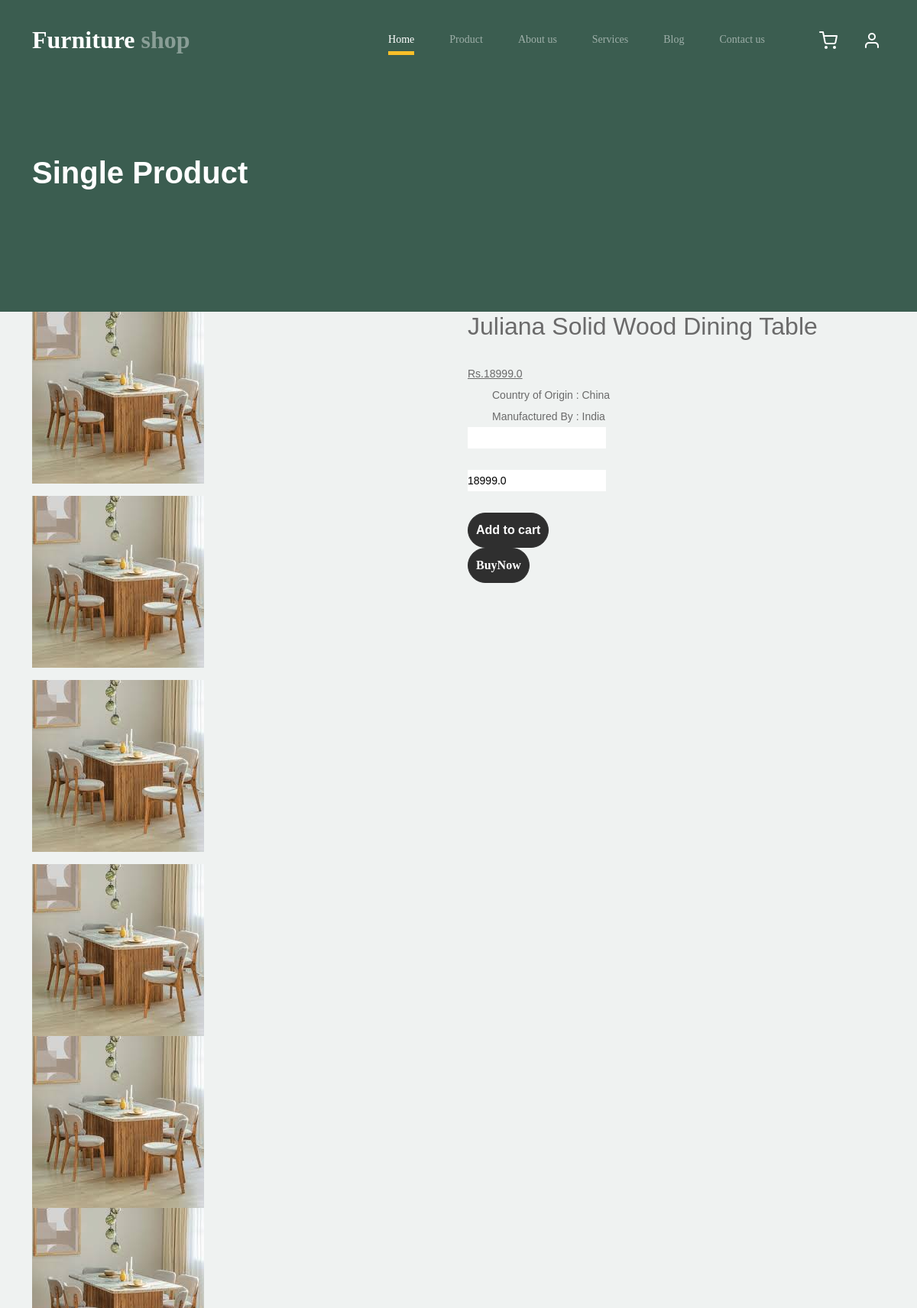
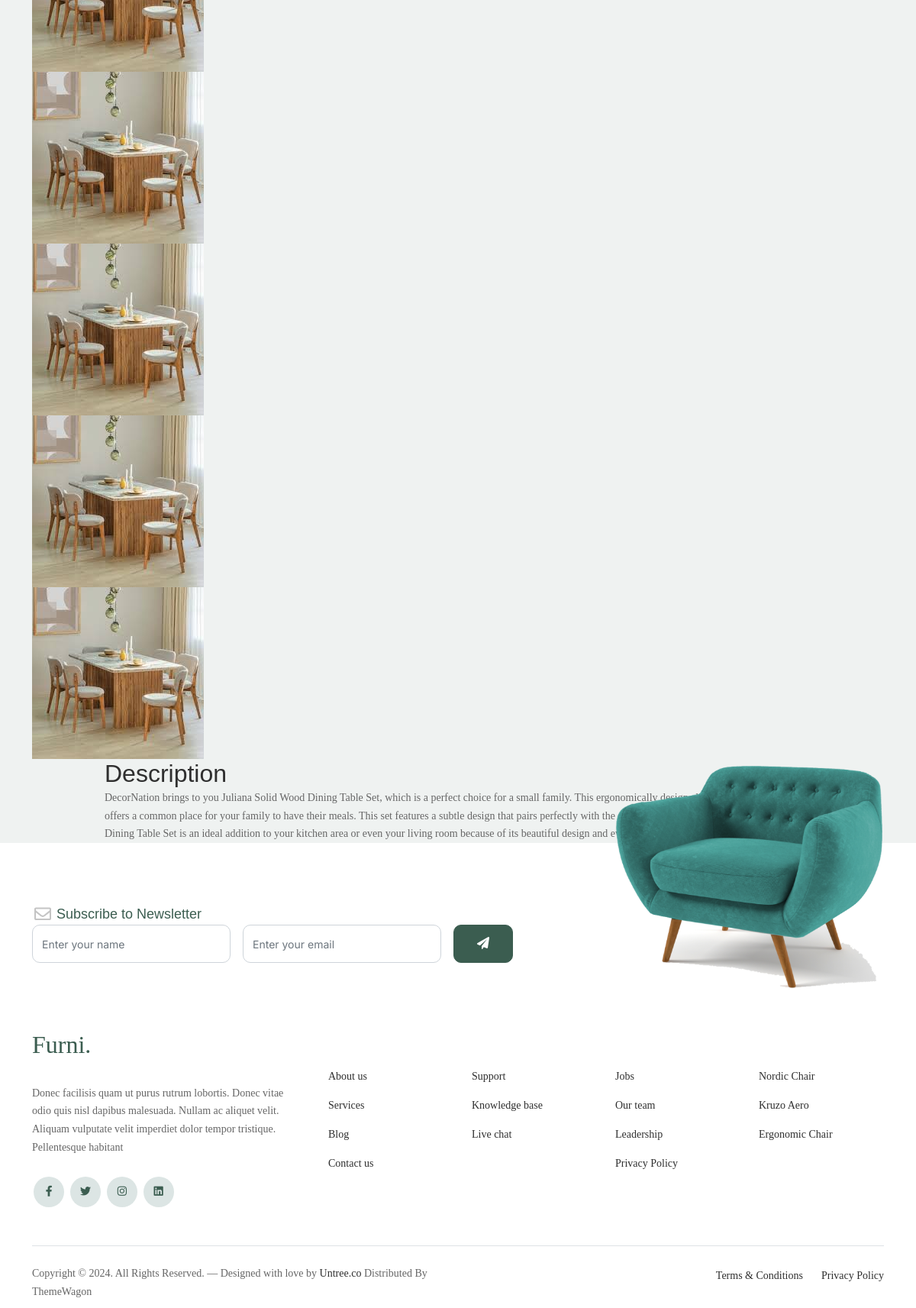
The app's page /single_product/5/ (upper part) with its own data (2 pictures, top to bottom).
### Furniture_app/models.py (models this page shows)
class Product_Db(models.Model):
    Product_Category=models.CharField(max_length=200,null=True,blank=True)
    Product_Name=models.CharField(max_length=200,null=True,blank=True)
    Quantity=models.IntegerField(null=True,blank=True)
    MRP=models.FloatField(null=True,blank=True)
    Discription=models.TextField(max_length=200,null=True,blank=True)
    Country_of_Origin=models.CharField(max_length=200,null=True,blank=True)
    Manufactured_By=models.CharField(max_length=200,null=True,blank=True)
    Product_Image1=models.ImageField(upload_to='product_images',null=True,blank=True)
    Product_Image2=models.ImageField(upload_to='product_images',null=True,blank=True)
    Product_Image3=models.ImageField(upload_to='product_images',null=True,blank=True)

### Web_App/views.py (the view)
# urls.py: path('single_product/<int:sin_id>/',views.single_product,name='single_product'),
def single_product(request,sin_id):
    sing=Product_Db.objects.get(id=sin_id)
    return render(request,'single_product.html',{'sing':sing})

### Web_App/templates/single_product.html (shortened to what this page needs)
<!DOCTYPE html>
{% load static %}
<html class="no-js" lang="en">
<head>
    <link href="{% static 'web/css/bootstrap.min.css' %}" rel="stylesheet">
    <link href="https://cdnjs.cloudflare.com/ajax/libs/font-awesome/6.0.0-beta3/css/all.min.css" rel="stylesheet">
    <link href="{% static 'web/css/tiny-slider.css' %}" rel="stylesheet">
    <link href="{% static 'web/css/style.css' %}" rel="stylesheet">
    <link rel="stylesheet" href="{% static 'web/assets/css/main.css' %}">
</head>
<body>
    <nav class="custom-navbar navbar navbar navbar-expand-md navbar-dark bg-dark" arial-label="Furni navigation bar">
        <div class="container">
            <a class="navbar-brand" href="{% url 'Home_Page' %}">Furniture<span> shop</span></a>
            <div class="collapse navbar-collapse" id="navbarsFurni">
                <ul class="custom-navbar-nav navbar-nav ms-auto mb-2 mb-md-0">
                    <li class="nav-item active"><a class="nav-link" href="{% url 'Home_Page' %}">Home</a></li>
                    <li><a class="nav-link" href="{% url 'product_page' %}">Product</a></li>
                    <li><a class="nav-link" href="{% url 'about_page' %}">About us</a></li>
                    <li><a class="nav-link" href="{% url 'services_page' %}">Services</a></li>
                    <li><a class="nav-link" href="{% url 'blog_page' %}">Blog</a></li>
                    <li><a class="nav-link" href="{% url 'contact_page' %}">Contact us</a></li>
                </ul>
                <ul class="custom-navbar-cta navbar-nav mb-2 mb-md-0 ms-5">
                    <li><a class="nav-link" href="{% url 'Cart_Page' %}"><img src="{% static 'web/images/cart.svg' %}"></a></li>
                    {% if request.session.Name %}
                    <li><a class="nav-link" href="{% url 'User_Sign_out' %}"><img src="{% static 'web/images/user.svg' %}">   {{request.session.Name}} <i style="color: red; font-style:normal;" >/LogOut</i> </a></li>
                    {% else %}
                    <li><a class="nav-link" href="{% url 'Sign_in' %}"><img src="{% static 'web/images/user.svg' %}"></a></li>
                    {% endif %}
                </ul>
            </div>
        </div>
    </nav>
    <div class="hero">
        <div class="container">
            <div class="row justify-content-between">
                <div class="col-lg-5">
                    <div class="intro-excerpt">
                        <h1>Single Product</h1>
                    </div>
                </div>
                <div class="col-lg-7">
                </div>
            </div>
        </div>
    </div>
    <main class="main">
        <section class="mt-50 mb-50">
            <div class="container">
                <div class="row">
                    <div class="col-lg-12">
                        <div class="row mb-50">
                            <div class="col-md-6 col-sm-12 col-xs-12">
                                <div class="detail-gallery">
                                    <div class="product-image-slider">
                                        <figure class="border-radius-10">
                                            <img src="{{sing.Product_Image1.url}}" alt="product image">
                                        </figure>
                                        <figure class="border-radius-10">
                                            <img src="{{sing.Product_Image2.url}}" alt="product image">
                                        </figure>
                                        <figure class="border-radius-10">
                                            <img src="{{sing.Product_Image3.url}}" alt="product image">
                                        </figure>
                                    </div>
                                    <div class="slider-nav-thumbnails pl-15 pr-15">
                                        <div><img src="{{sing.Product_Image2.url}}" alt="product image"></div>
                                        <div><img src="{{sing.Product_Image3.url}}" alt="product image"></div>
                                        <div><img src="{{sing.Product_Image1.url}}" alt="product image"></div>
                                        <div><img src="{{sing.Product_Image2.url}}" alt="product image"></div>
                                        <div><img src="{{sing.Product_Image3.url}}" alt="product image"></div>
                                        <div><img src="{{sing.Product_Image1.url}}" alt="product image"></div>
                                        <div><img src="{{sing.Product_Image2.url}}" alt="product image"></div>
                                    </div>
                                </div>
                            </div>
                            <div class="col-md-6 col-sm-12 col-xs-12">
                                <div class="detail-info">
                                    <h2 class="title-detail">{{sing.Product_Name}}</h2>
                                    <div class="product-detail-rating">
                                        <div class="product-rate-cover text-end">
                                        </div>
                                    </div>
                                    <div class="clearfix product-price-cover">
                                        <div class="product-price primary-color float-left">
                                            <ins><span class="text-brand">Rs.{{sing.MRP}}</span></ins>
                                        </div>
                                    </div>
                                    <div class="product_sort_info font-xs mb-30">
                                        <ul>
                                            <li class="mb-10">Country of Origin :
                                                {{sing.Country_of_Origin}}</li>
                                            <li class="mb-10">Manufactured By : {{sing.Manufactured_By}}
                                            </li>
                                        </ul>
                                    </div>
                                    <div class="detail-extralink">
                                        <form action="{% url 'Save_Cart' %}" method="post" enctype="multipart/form-data">
                                            <div style="width: 160px;" class="product-extra-link2">
                                                <input type="number" id="quantity" min="1" name="quantity_"><br><br>
                                                <input type="text" name="total_" id="total" placeholder="Total Price" value="{{sing.MRP}}"> <br><br>
                                                <button type="submit" class="btn" style="padding: 10px;">Add to cart</button>
                                                <a href="" ><button type="submit" class="btn" style="padding: 10px;">BuyNow</button></a>
                                            </div>
                                        </form>
                                    </div>
                                </div>
                            </div>
                        </div>
                        <div class="row">
                            <div class="col-lg-10 m-auto entry-main-content">
                                <h2 class="section-title style-1 mb-30">Description</h2>
                                <div class="description mb-50">
                                    <p>{{sing.Discription}}</p>
                                </div>
                            </div>
                        </div>
                    </div>
                </div>
            </div>
        </section>
    </main>
    <footer class="footer-section">
        <div class="container relative">
            <div class="sofa-img">
                <img src="{% static 'web/images/sofa.png' %}" alt="Image" class="img-fluid">
            </div>
            <div class="row">
                <div class="col-lg-8">
                    <div class="subscription-form">
                        <h3 class="d-flex align-items-center"><span class="me-1"><img
                                    src="{% static 'web/images/envelope-outline.svg' %}" alt="Image"
                                    class="img-fluid"></span><span>Subscribe to Newsletter</span></h3>
                        <form action="#" class="row g-3">
                            <div class="col-auto">
                                <input type="text" class="form-control" placeholder="Enter your name">
                            </div>
                            <div class="col-auto">
                                <input type="email" class="form-control" placeholder="Enter your email">
                            </div>
                            <div class="col-auto">
                                <button class="btn btn-primary">
                                    <span class="fa fa-paper-plane"></span>
                                </button>
                            </div>
                        </form>
                    </div>
                </div>
            </div>
            <div class="row g-5 mb-5">
                <div class="col-lg-4">
                    <div class="mb-4 footer-logo-wrap"><a href="#" class="footer-logo">Furni<span>.</span></a></div>
                    <p class="mb-4">Donec facilisis quam ut purus rutrum lobortis. Donec vitae odio quis nisl dapibus
                        malesuada. Nullam ac aliquet velit. Aliquam vulputate velit imperdiet dolor tempor tristique.
                        Pellentesque habitant</p>
                    <ul class="list-unstyled custom-social">
                        <li><a href="#"><span class="fa fa-brands fa-facebook-f"></span></a></li>
                        <li><a href="#"><span class="fa fa-brands fa-twitter"></span></a></li>
                        <li><a href="#"><span class="fa fa-brands fa-instagram"></span></a></li>
                        <li><a href="#"><span class="fa fa-brands fa-linkedin"></span></a></li>
                    </ul>
                </div>
                <div class="col-lg-8">
                    <div class="row links-wrap">
                        <div class="col-6 col-sm-6 col-md-3">
                            <ul class="list-unstyled">
                                <li><a href="#">About us</a></li>
                                <li><a href="#">Services</a></li>
                                <li><a href="#">Blog</a></li>
                                <li><a href="#">Contact us</a></li>
                            </ul>
                        </div>
                        <div class="col-6 col-sm-6 col-md-3">
                            <ul class="list-unstyled">
                                <li><a href="#">Support</a></li>
                                <li><a href="#">Knowledge base</a></li>
                                <li><a href="#">Live chat</a></li>
                            </ul>
                        </div>
                        <div class="col-6 col-sm-6 col-md-3">
                            <ul class="list-unstyled">
                                <li><a href="#">Jobs</a></li>
                                <li><a href="#">Our team</a></li>
                                <li><a href="#">Leadership</a></li>
                                <li><a href="#">Privacy Policy</a></li>
                            </ul>
                        </div>
                        <div class="col-6 col-sm-6 col-md-3">
                            <ul class="list-unstyled">
                                <li><a href="#">Nordic Chair</a></li>
                                <li><a href="#">Kruzo Aero</a></li>
                                <li><a href="#">Ergonomic Chair</a></li>
                            </ul>
                        </div>
                    </div>
                </div>
            </div>
            <div class="border-top copyright">
                <div class="row pt-4">
                    <div class="col-lg-6">
                        <p class="mb-2 text-center text-lg-start">Copyright &copy;
                            <script>document.write(new Date().getFullYear());</script>. All Rights Reserved. &mdash;
                            Designed with love by <a href="https://untree.co">Untree.co</a> Distributed By <a
                                hreff="https://themewagon.com">ThemeWagon</a>
                        </p>
                    </div>
                    <div class="col-lg-6 text-center text-lg-end">
                        <ul class="list-unstyled d-inline-flex ms-auto">
                            <li class="me-4"><a href="#">Terms &amp; Conditions</a></li>
                            <li><a href="#">Privacy Policy</a></li>
                        </ul>
                    </div>
                </div>
            </div>
        </div>
    </footer>
</body>
</html>

### records on screen
Product_Db: Product_Image1 (picture), Product_Image2 (picture), Product_Image3 (picture), Product_Name "Juliana Solid Wood Dining Table", MRP "18999.0", Country_of_Origin "China", Manufactured_By "India", total_ "18999.0", Discription "DecorNation brings to you Juliana Solid Wood Dining Table Set, which is a perfect choice for a small family. This ergonomically designed and modern dining set offers a common place for your family to have their meals. This set features a subtle design that pairs perfectly with the surrounding décor of your space. This Dining Table Set is an ideal addition to your kitchen area or even your living room because of its beautiful design and everyday usability."
